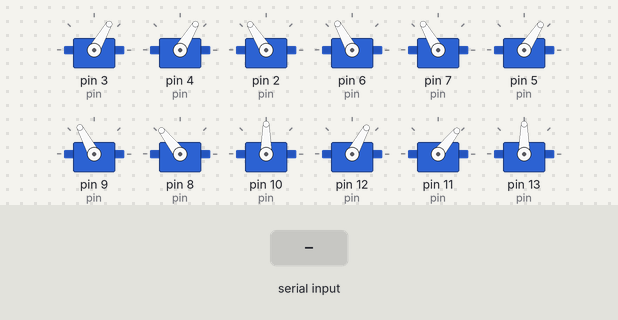
The sketch below on a simulated Arduino Uno, built with avr-gcc and run on an emulated ATmega328P. Shown: 12 × servo. The inputs (shaded band) are chosen by the test bench.

Above: at 2.2 s.
2.3 s: "F\n" received over Serial
At 2.76 s:
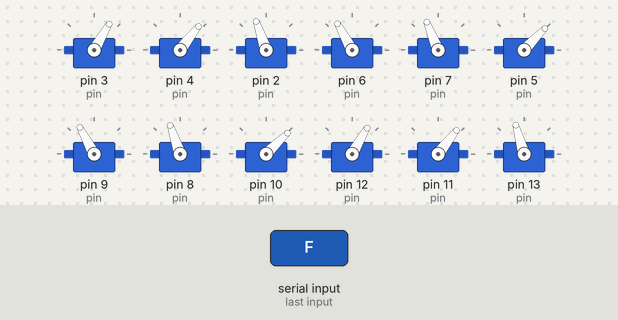
5.3 s: "B\n" received over Serial
8.3 s: "M\n" received over Serial
At 9.9 s:
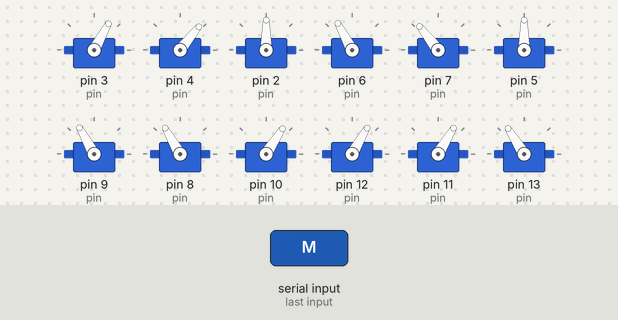
10.2 s: "L\n" received over Serial
At 10.36 s:
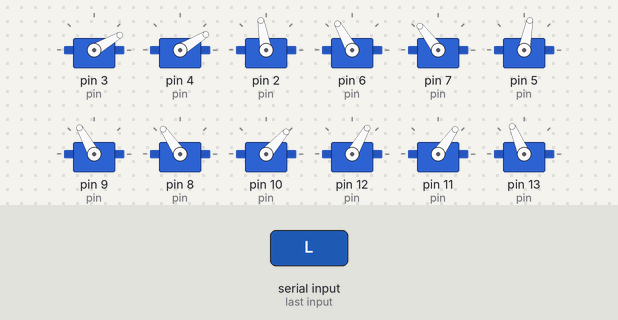
13.2 s: "R\n" received over Serial
16.2 s: "2\n" received over Serial
At 17.7 s:
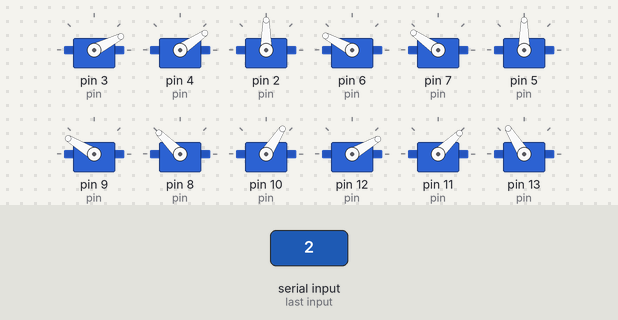
Timing chart, 0 to 19.2 s (numbered marks = the images above; inputs shaded):
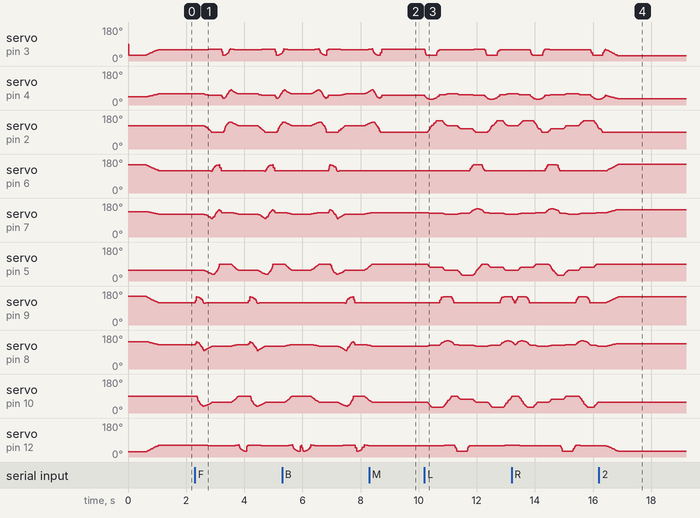

The sketch:

5_bluetooth_control.ino
```cpp
#include <Servo.h>
#include <FlexiTimer2.h>

#define TRIG A0
#define ECHO A1
#define OBS_DIST 20

Servo servo[4][3];
const int pin[4][3] = {{3,4,2},{6,7,5},{9,8,10},{12,11,13}};

const float La=55, Lb=77.5, Lc=27.5, Ls=71;
const float Zabs=-28, Zdef=-50, Zup=-30, Zboot=Zabs;
const float Xdef=62, Xoff=0, Ys=0, Ystep=40, Ydef=Xdef;
const float KEEP=255, PI_V=3.1415926;
const float spd_turn=4, spd_leg=8, spd_body=3, spd_seat=1;

volatile float sNow[4][3], sExp[4][3];
float tSpd[4][3], mSpd, spdMul=1;
volatile int restCnt;

const float tA=sqrt(pow(2*Xdef+Ls,2)+pow(Ystep,2));
const float tB=2*(Ys+Ystep)+Ls;
const float tC=sqrt(pow(2*Xdef+Ls,2)+pow(2*Ys+Ystep+Ls,2));
const float tAlpha=acos((tA*tA+tB*tB-tC*tC)/2/tA/tB);
const float tx1=(tA-Ls)/2, ty1=Ys+Ystep/2;
const float tx0=tx1-tB*cos(tAlpha), ty0=tB*sin(tAlpha)-ty1-Ls;

char cmd = 'S';
bool autoMode = false;

long getDist() {
  digitalWrite(TRIG, LOW); delayMicroseconds(2);
  digitalWrite(TRIG, HIGH); delayMicroseconds(10);
  digitalWrite(TRIG, LOW);
  long d = pulseIn(ECHO, HIGH, 25000);
  return d == 0 ? 999 : d * 0.034 / 2;
}

void cart2pol(volatile float &a, volatile float &b, volatile float &g,
             volatile float x, volatile float y, volatile float z) {
  float w=(x>=0?1:-1)*sqrt(x*x+y*y), v=w-Lc;
  a=atan2(z,v)+acos((La*La-Lb*Lb+v*v+z*z)/2/La/sqrt(v*v+z*z));
  b=acos((La*La+Lb*Lb-v*v-z*z)/2/La/Lb);
  g=(w>=0)?atan2(y,x):atan2(-y,-x);
  a=a/PI_V*180; b=b/PI_V*180; g=g/PI_V*180;
}

void pol2srv(int l, float a, float b, float g) {
  if(l==0){a=90-a;g+=90;} else if(l==1){a+=90;b=180-b;g=90-g;}
  else if(l==2){a+=90;b=180-b;g=90-g;} else{a=90-a;g+=90;}
  servo[l][0].write(a); servo[l][1].write(b); servo[l][2].write(g);
}

void srvISR(void) {
  sei(); static float a,b,g;
  for(int i=0;i<4;i++){
    for(int j=0;j<3;j++){
      if(abs(sNow[i][j]-sExp[i][j])>=abs(tSpd[i][j])) sNow[i][j]+=tSpd[i][j];
      else sNow[i][j]=sExp[i][j];
    }
    cart2pol(a,b,g,sNow[i][0],sNow[i][1],sNow[i][2]);
    pol2srv(i,a,b,g);
  }
  restCnt++;
}

void setSite(int l, float x, float y, float z) {
  float dx=0,dy=0,dz=0;
  if(x!=KEEP) dx=x-sNow[l][0]; if(y!=KEEP) dy=y-sNow[l][1]; if(z!=KEEP) dz=z-sNow[l][2];
  float len=sqrt(dx*dx+dy*dy+dz*dz);
  tSpd[l][0]=dx/len*mSpd*spdMul; tSpd[l][1]=dy/len*mSpd*spdMul; tSpd[l][2]=dz/len*mSpd*spdMul;
  if(x!=KEEP) sExp[l][0]=x; if(y!=KEEP) sExp[l][1]=y; if(z!=KEEP) sExp[l][2]=z;
}

void waitLeg(int l){while(sNow[l][0]!=sExp[l][0]||sNow[l][1]!=sExp[l][1]||sNow[l][2]!=sExp[l][2]);}
void waitAll(){for(int i=0;i<4;i++) waitLeg(i);}
void stand(){mSpd=spd_seat;for(int i=0;i<4;i++)setSite(i,KEEP,KEEP,Zdef);waitAll();}
void sit(){mSpd=spd_seat;for(int i=0;i<4;i++)setSite(i,KEEP,KEEP,Zboot);waitAll();}

void stepFwd(unsigned int s) {
  mSpd=spd_leg;
  while(s-->0){
    if(sNow[2][1]==Ys){
      setSite(2,Xdef+Xoff,Ys,Zup);waitAll();
      setSite(2,Xdef+Xoff,Ys+2*Ystep,Zup);waitAll();
      setSite(2,Xdef+Xoff,Ys+2*Ystep,Zdef);waitAll();
      mSpd=spd_body;
      setSite(0,Xdef+Xoff,Ys,Zdef);setSite(1,Xdef+Xoff,Ys+2*Ystep,Zdef);
      setSite(2,Xdef-Xoff,Ys+Ystep,Zdef);setSite(3,Xdef-Xoff,Ys+Ystep,Zdef);waitAll();
      mSpd=spd_leg;
      setSite(1,Xdef+Xoff,Ys+2*Ystep,Zup);waitAll();
      setSite(1,Xdef+Xoff,Ys,Zup);waitAll();
      setSite(1,Xdef+Xoff,Ys,Zdef);waitAll();
    } else {
      setSite(0,Xdef+Xoff,Ys,Zup);waitAll();
      setSite(0,Xdef+Xoff,Ys+2*Ystep,Zup);waitAll();
      setSite(0,Xdef+Xoff,Ys+2*Ystep,Zdef);waitAll();
      mSpd=spd_body;
      setSite(0,Xdef-Xoff,Ys+Ystep,Zdef);setSite(1,Xdef-Xoff,Ys+Ystep,Zdef);
      setSite(2,Xdef+Xoff,Ys,Zdef);setSite(3,Xdef+Xoff,Ys+2*Ystep,Zdef);waitAll();
      mSpd=spd_leg;
      setSite(3,Xdef+Xoff,Ys+2*Ystep,Zup);waitAll();
      setSite(3,Xdef+Xoff,Ys,Zup);waitAll();
      setSite(3,Xdef+Xoff,Ys,Zdef);waitAll();
    }
  }
}

void stepBack(unsigned int s) {
  mSpd=spd_leg;
  while(s-->0){
    if(sNow[3][1]==Ys){
      setSite(3,Xdef+Xoff,Ys,Zup);waitAll();
      setSite(3,Xdef+Xoff,Ys+2*Ystep,Zup);waitAll();
      setSite(3,Xdef+Xoff,Ys+2*Ystep,Zdef);waitAll();
      mSpd=spd_body;
      setSite(0,Xdef+Xoff,Ys+2*Ystep,Zdef);setSite(1,Xdef+Xoff,Ys,Zdef);
      setSite(2,Xdef-Xoff,Ys+Ystep,Zdef);setSite(3,Xdef-Xoff,Ys+Ystep,Zdef);waitAll();
      mSpd=spd_leg;
      setSite(0,Xdef+Xoff,Ys+2*Ystep,Zup);waitAll();
      setSite(0,Xdef+Xoff,Ys,Zup);waitAll();
      setSite(0,Xdef+Xoff,Ys,Zdef);waitAll();
    } else {
      setSite(1,Xdef+Xoff,Ys,Zup);waitAll();
      setSite(1,Xdef+Xoff,Ys+2*Ystep,Zup);waitAll();
      setSite(1,Xdef+Xoff,Ys+2*Ystep,Zdef);waitAll();
      mSpd=spd_body;
      setSite(0,Xdef-Xoff,Ys+Ystep,Zdef);setSite(1,Xdef-Xoff,Ys+Ystep,Zdef);
      setSite(2,Xdef+Xoff,Ys+2*Ystep,Zdef);setSite(3,Xdef+Xoff,Ys,Zdef);waitAll();
      mSpd=spd_leg;
      setSite(2,Xdef+Xoff,Ys+2*Ystep,Zup);waitAll();
      setSite(2,Xdef+Xoff,Ys,Zup);waitAll();
      setSite(2,Xdef+Xoff,Ys,Zdef);waitAll();
    }
  }
}

void turnLeft(unsigned int s) {
  mSpd=spd_turn;
  while(s-->0){
    if(sNow[3][1]==Ys){
      setSite(3,Xdef+Xoff,Ys,Zup);waitAll();
      setSite(0,tx1-Xoff,ty1,Zdef);setSite(1,tx0-Xoff,ty0,Zdef);
      setSite(2,tx1+Xoff,ty1,Zdef);setSite(3,tx0+Xoff,ty0,Zup);waitAll();
      setSite(3,tx0+Xoff,ty0,Zdef);waitAll();
      setSite(0,tx1+Xoff,ty1,Zdef);setSite(1,tx0+Xoff,ty0,Zdef);
      setSite(2,tx1-Xoff,ty1,Zdef);setSite(3,tx0-Xoff,ty0,Zdef);waitAll();
      setSite(1,tx0+Xoff,ty0,Zup);waitAll();
      setSite(0,Xdef+Xoff,Ys,Zdef);setSite(1,Xdef+Xoff,Ys,Zup);
      setSite(2,Xdef-Xoff,Ys+Ystep,Zdef);setSite(3,Xdef-Xoff,Ys+Ystep,Zdef);waitAll();
      setSite(1,Xdef+Xoff,Ys,Zdef);waitAll();
    } else {
      setSite(0,Xdef+Xoff,Ys,Zup);waitAll();
      setSite(0,tx0+Xoff,ty0,Zup);setSite(1,tx1+Xoff,ty1,Zdef);
      setSite(2,tx0-Xoff,ty0,Zdef);setSite(3,tx1-Xoff,ty1,Zdef);waitAll();
      setSite(0,tx0+Xoff,ty0,Zdef);waitAll();
      setSite(0,tx0-Xoff,ty0,Zdef);setSite(1,tx1-Xoff,ty1,Zdef);
      setSite(2,tx0+Xoff,ty0,Zdef);setSite(3,tx1+Xoff,ty1,Zdef);waitAll();
      setSite(2,tx0+Xoff,ty0,Zup);waitAll();
      setSite(0,Xdef-Xoff,Ys+Ystep,Zdef);setSite(1,Xdef-Xoff,Ys+Ystep,Zdef);
      setSite(2,Xdef+Xoff,Ys,Zup);setSite(3,Xdef+Xoff,Ys,Zdef);waitAll();
      setSite(2,Xdef+Xoff,Ys,Zdef);waitAll();
    }
  }
}

void turnRight(unsigned int s) {
  mSpd=spd_turn;
  while(s-->0){
    if(sNow[2][1]==Ys){
      setSite(2,Xdef+Xoff,Ys,Zup);waitAll();
      setSite(0,tx0-Xoff,ty0,Zdef);setSite(1,tx1-Xoff,ty1,Zdef);
      setSite(2,tx0+Xoff,ty0,Zup);setSite(3,tx1+Xoff,ty1,Zdef);waitAll();
      setSite(2,tx0+Xoff,ty0,Zdef);waitAll();
      setSite(0,tx0+Xoff,ty0,Zdef);setSite(1,tx1+Xoff,ty1,Zdef);
      setSite(2,tx0-Xoff,ty0,Zdef);setSite(3,tx1-Xoff,ty1,Zdef);waitAll();
      setSite(0,tx0+Xoff,ty0,Zup);waitAll();
      setSite(0,Xdef+Xoff,Ys,Zup);setSite(1,Xdef+Xoff,Ys,Zdef);
      setSite(2,Xdef-Xoff,Ys+Ystep,Zdef);setSite(3,Xdef-Xoff,Ys+Ystep,Zdef);waitAll();
      setSite(0,Xdef+Xoff,Ys,Zdef);waitAll();
    } else {
      setSite(1,Xdef+Xoff,Ys,Zup);waitAll();
      setSite(0,tx1+Xoff,ty1,Zdef);setSite(1,tx0+Xoff,ty0,Zup);
      setSite(2,tx1-Xoff,ty1,Zdef);setSite(3,tx0-Xoff,ty0,Zdef);waitAll();
      setSite(1,tx0+Xoff,ty0,Zdef);waitAll();
      setSite(0,tx1-Xoff,ty1,Zdef);setSite(1,tx0-Xoff,ty0,Zdef);
      setSite(2,tx1+Xoff,ty1,Zdef);setSite(3,tx0+Xoff,ty0,Zdef);waitAll();
      setSite(3,tx0+Xoff,ty0,Zup);waitAll();
      setSite(0,Xdef-Xoff,Ys+Ystep,Zdef);setSite(1,Xdef-Xoff,Ys+Ystep,Zdef);
      setSite(2,Xdef+Xoff,Ys,Zdef);setSite(3,Xdef+Xoff,Ys,Zup);waitAll();
      setSite(3,Xdef+Xoff,Ys,Zdef);waitAll();
    }
  }
}

void bodyLeft(int i){
  setSite(0,sNow[0][0]+i,KEEP,KEEP);setSite(1,sNow[1][0]+i,KEEP,KEEP);
  setSite(2,sNow[2][0]-i,KEEP,KEEP);setSite(3,sNow[3][0]-i,KEEP,KEEP);waitAll();
}

void bodyRight(int i){
  setSite(0,sNow[0][0]-i,KEEP,KEEP);setSite(1,sNow[1][0]-i,KEEP,KEEP);
  setSite(2,sNow[2][0]+i,KEEP,KEEP);setSite(3,sNow[3][0]+i,KEEP,KEEP);waitAll();
}

void handWave(int i){
  float xt,yt,zt; mSpd=1;
  if(sNow[3][1]==Ys){
    bodyRight(15); xt=sNow[2][0];yt=sNow[2][1];zt=sNow[2][2]; mSpd=spd_body;
    for(int j=0;j<i;j++){setSite(2,tx1,ty1,50);waitAll();setSite(2,tx0,ty0,50);waitAll();}
    setSite(2,xt,yt,zt);waitAll(); mSpd=1; bodyLeft(15);
  } else {
    bodyLeft(15); xt=sNow[0][0];yt=sNow[0][1];zt=sNow[0][2]; mSpd=spd_body;
    for(int j=0;j<i;j++){setSite(0,tx1,ty1,50);waitAll();setSite(0,tx0,ty0,50);waitAll();}
    setSite(0,xt,yt,zt);waitAll(); mSpd=1; bodyRight(15);
  }
}

void handShake(int i){
  float xt,yt,zt; mSpd=1;
  if(sNow[3][1]==Ys){
    bodyRight(15); xt=sNow[2][0];yt=sNow[2][1];zt=sNow[2][2]; mSpd=spd_body;
    for(int j=0;j<i;j++){setSite(2,Xdef-30,Ys+2*Ystep,55);waitAll();setSite(2,Xdef-30,Ys+2*Ystep,10);waitAll();}
    setSite(2,xt,yt,zt);waitAll(); mSpd=1; bodyLeft(15);
  } else {
    bodyLeft(15); xt=sNow[0][0];yt=sNow[0][1];zt=sNow[0][2]; mSpd=spd_body;
    for(int j=0;j<i;j++){setSite(0,Xdef-30,Ys+2*Ystep,55);waitAll();setSite(0,Xdef-30,Ys+2*Ystep,10);waitAll();}
    setSite(0,xt,yt,zt);waitAll(); mSpd=1; bodyRight(15);
  }
}

void headUp(int i){
  setSite(0,KEEP,KEEP,sNow[0][2]-i);setSite(1,KEEP,KEEP,sNow[1][2]+i);
  setSite(2,KEEP,KEEP,sNow[2][2]-i);setSite(3,KEEP,KEEP,sNow[3][2]+i);waitAll();
}

void headDown(int i){
  setSite(0,KEEP,KEEP,sNow[0][2]+i);setSite(1,KEEP,KEEP,sNow[1][2]-i);
  setSite(2,KEEP,KEEP,sNow[2][2]+i);setSite(3,KEEP,KEEP,sNow[3][2]-i);waitAll();
}

void bodyDance(int i){
  float ds=2; sit(); mSpd=1;
  setSite(0,Xdef,Ydef,KEEP);setSite(1,Xdef,Ydef,KEEP);
  setSite(2,Xdef,Ydef,KEEP);setSite(3,Xdef,Ydef,KEEP);waitAll();
  setSite(0,Xdef,Ydef,Zdef-20);setSite(1,Xdef,Ydef,Zdef-20);
  setSite(2,Xdef,Ydef,Zdef-20);setSite(3,Xdef,Ydef,Zdef-20);waitAll();
  mSpd=ds; headUp(30);
  for(int j=0;j<i;j++){
    if(j>i/4) mSpd=ds*2; if(j>i/2) mSpd=ds*3;
    setSite(0,KEEP,Ydef-20,KEEP);setSite(1,KEEP,Ydef+20,KEEP);
    setSite(2,KEEP,Ydef-20,KEEP);setSite(3,KEEP,Ydef+20,KEEP);waitAll();
    setSite(0,KEEP,Ydef+20,KEEP);setSite(1,KEEP,Ydef-20,KEEP);
    setSite(2,KEEP,Ydef+20,KEEP);setSite(3,KEEP,Ydef-20,KEEP);waitAll();
  }
  mSpd=ds; headDown(30);
}

void setup() {
  Serial.begin(115200);
  pinMode(TRIG, OUTPUT);
  pinMode(ECHO, INPUT);
  setSite(0,Xdef-Xoff,Ys+Ystep,Zboot);setSite(1,Xdef-Xoff,Ys+Ystep,Zboot);
  setSite(2,Xdef+Xoff,Ys,Zboot);setSite(3,Xdef+Xoff,Ys,Zboot);
  for(int i=0;i<4;i++) for(int j=0;j<3;j++) sNow[i][j]=sExp[i][j];
  FlexiTimer2::set(20,srvISR); FlexiTimer2::start();
  for(int i=0;i<4;i++) for(int j=0;j<3;j++){servo[i][j].attach(pin[i][j]);delay(50);}
  stand();
}

void loop() {
  if (Serial.available() > 0) {
    char newCmd = Serial.read();
    if (newCmd != '\n' && newCmd != '\r') cmd = newCmd;
  }

  if (autoMode) {
    if (cmd == 'M') {
      autoMode = false;
      cmd = 'S';
    } else {
      long d = getDist();
      if (d < OBS_DIST) { stepBack(3); turnRight(2); }
      else stepFwd(1);
    }
  } else {
    switch(cmd) {
      case 'F': stepFwd(1); break;
      case 'B': stepBack(1); break;
      case 'L': turnLeft(1); break;
      case 'R': turnRight(1); break;
      case 'S': break;
      case '1': stand(); cmd = 'S'; break;
      case '2': sit(); cmd = 'S'; break;
      case '3': handWave(3); cmd = 'S'; break;
      case '4': handShake(3); cmd = 'S'; break;
      case '5': bodyDance(5); cmd = 'S'; break;
      case '6': headUp(30); cmd = 'S'; break;
      case '7': headDown(30); cmd = 'S'; break;
      case '8': bodyLeft(15); cmd = 'S'; break;
      case '9': bodyRight(15); cmd = 'S'; break;
      case 'A': autoMode = true; cmd = 'S'; break;
      case 'M': autoMode = false; cmd = 'S'; break;
    }
  }
}
```

Measured:
- after the input at 8.3 s, servo on pin 6 (pin): stops changing and stays 118°; servo on pin 7 (pin): goes on until 8.3 s, then stays 128°; servo on pin 5 (pin): goes on until 8.4 s, then stays 90°; servo on pin 9 (pin): stops changing and stays 119°; servo on pin 8 (pin): goes on until 8.4 s, then stays 120°
- after the input at 16.2 s, servo on pin 2 (pin): goes on until 16.3 s, then stays 90°; servo on pin 5 (pin): stops changing and stays 90°; servo on pin 10 (pin): stops changing and stays 57°; servo on pin 13 (pin): stops changing and stays 122°
- by itself, servo on pin 4 (pin): rises from 30° to 51° in 0.18 s, then falls to 34° in 0.42 s
